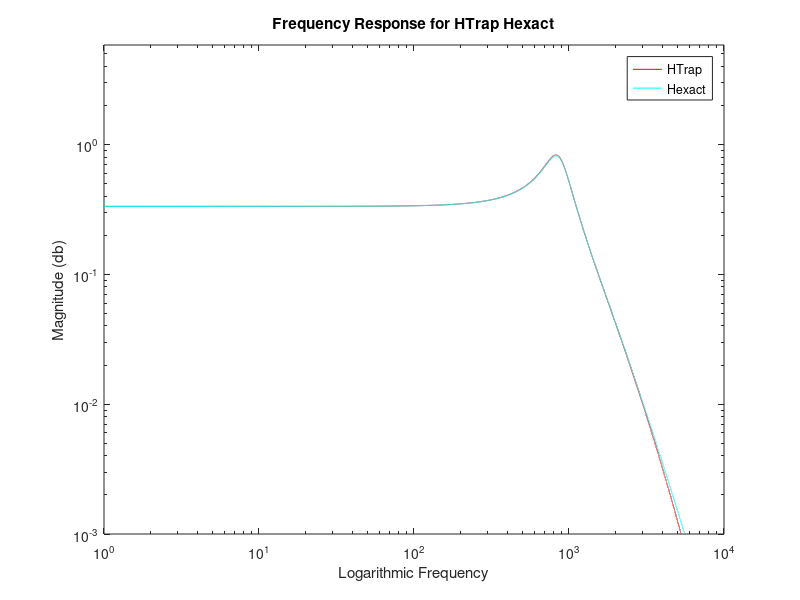

Recreate this plot in MATLAB.
clear all 
close all 

%% Pre-amble and assigning variables

% This script makes use of the trapezoid numerical way of finding the
% impulse function. I then plot it along with the exact impulse response
% As we can see by the plot, it is much more accurate
% compared to the methods in the basic assignment. 

% Set the sample rate, the resonant frequency, the tuning parameter, and
% the simulation duration. 

Fs = 44100;
f0 = 1000;

if f0 < 10
    error('resonant requency is too low')
end 

if f0 > 2000
    error('resonant frequency is too high')
end 

% set angular frequency

w0 = 2*pi*f0;

% Set value of r and error check r
r = 0.5;

if r <= 0
    error('r must be between 0 and 1')
end 

if r >= 1
    error('r must be between 0 and 1')
end 

% Set Tf and Nf (time in seconds and samples respectively).
Tf = 3;
Nf = Tf*Fs;

% Error check time... time can't be negative after all.
if Tf <= 0
    error('duration must be positive')
end 

% Set the input u... all zeros apart from the first value which is equal to
% 1
u = zeros(Nf,1);
u(1) = 1;

% Set the matrix A
A = w0*[-1,0,0,-4*r;1,-1,0,0;0,1,-1,0;0,0,1,-1];

% Set the vectors b and c
b = w0*[1,0,0,0]';
c = [0,0,0,1]';

% Set the starting vector Xf and the Identity matrix
xf = [0;0;0;0];
I = [1,0,0,0;0,1,0,0;0,0,1,0;0,0,0,1];

%% Determine k values 

% Set k equal to the time step... worked out from FD algorithm to see
% what the constant k is equal to. For certain f0 and r this value will not
% be stable. 

k = 1/(0.5*Fs);


%% Start for loop for the Trapezoid method using matrix inverse

% Set sizes of vectors and their initial states
xT = [0;0;0;0];
yT = zeros(Nf,1);

% Ak is the matrix I will use in the for loop. A_k is matrix we need to
% take the inverse.

Ak = (I - k*A/2);
A_k = (I + k*A/2);
% This is the first value of xb
xT = Ak \ (A_k*xT + k*A_k*b*u(1));
% yb is the y(n) vector
yT(1) = c'*xT;

% Use a for loop that takes the inverse of the matrix Ak. Calculate new
% values of xb each time

for n = 2:Nf
    xT = Ak \ (A_k*xT + k*A_k*b*u(n));
    yT(n) = c'*xT;
end 

%% Find the exact frequency response from the equation using a matrix inversion and setting s equal to a range of frequencies

F = 0:1/(2*Tf):Fs/2-1/Fs;
W = 2*pi*F;
s = 1i*W;
He = zeros(Fs/2,1);

for n = 1:Tf*Fs
    He(n) = c'*((s(n)*I - A) \ b);
end 

%% Assign some variables to help with the graphs... take ffts etc. 

% set some lengths to help graph the x-axis and the y-axis

L2 = length(F);
L1 = length(yT);
N1 = ceil(log2(L1));
f1 = (Fs/2^N1)*(0:2^(N1-2)-1);
N2=ceil(log2(L2));
f2=(Fs/2^N2)*(0:2^(N2-2)-1);
HT = abs(fft(yT));


%% Plot each of the frequency responses logarithmically

% How to plot with logarithms on both axes. 

HTrap = loglog(f2, (abs(HT(1:2^(N2-2)))),'r');
hold on 
Hexact = loglog(f2, (abs(He(1:2^(N2-2)))), 'c');

M = max(HT);
xlim([1,f0*10]); ylim([10^(-3),M + 5]);

xlabel('Logarithmic Frequency'); ylabel('Magnitude (db)'); title('Frequency Response for HTrap Hexact');

H1 = 'HTrap'; H3 = 'Hexact';
legend([HTrap;Hexact],H1,H3);
